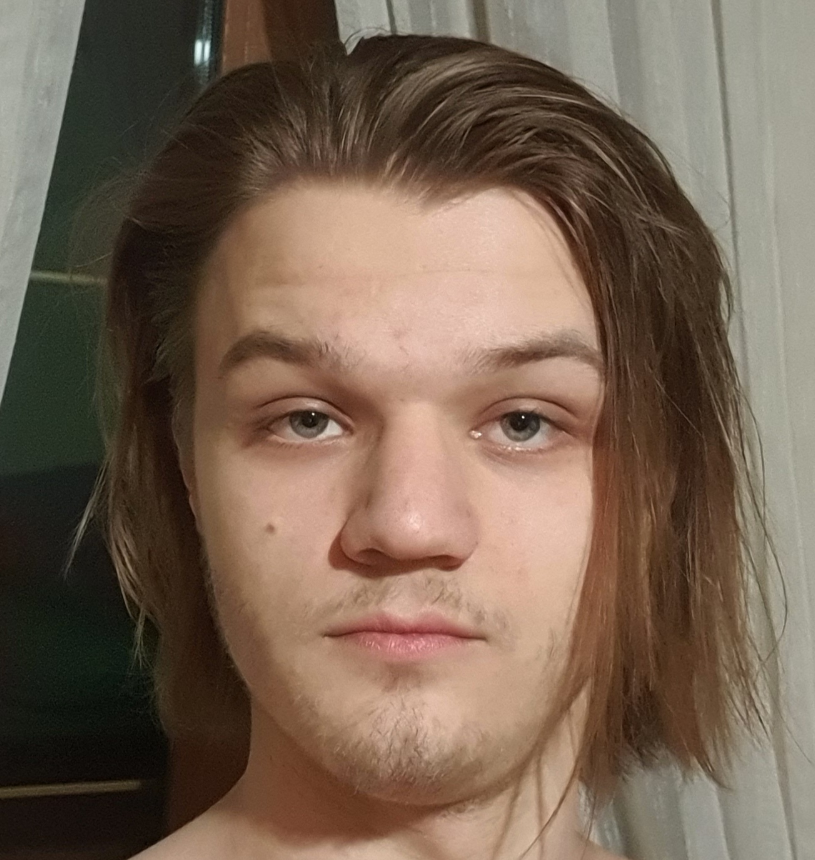
#> input picture holovetskiy.png, 815 x 860 px
$ python LR_8_task_5.py
#> lines starting #> are read from the running program, lines starting #| are printed output that depends on the picture
import cv2 as cv
import matplotlib
matplotlib.use('TkAgg')
from matplotlib import pyplot as plt

img = cv.imread('holovetskiy.png', 0)
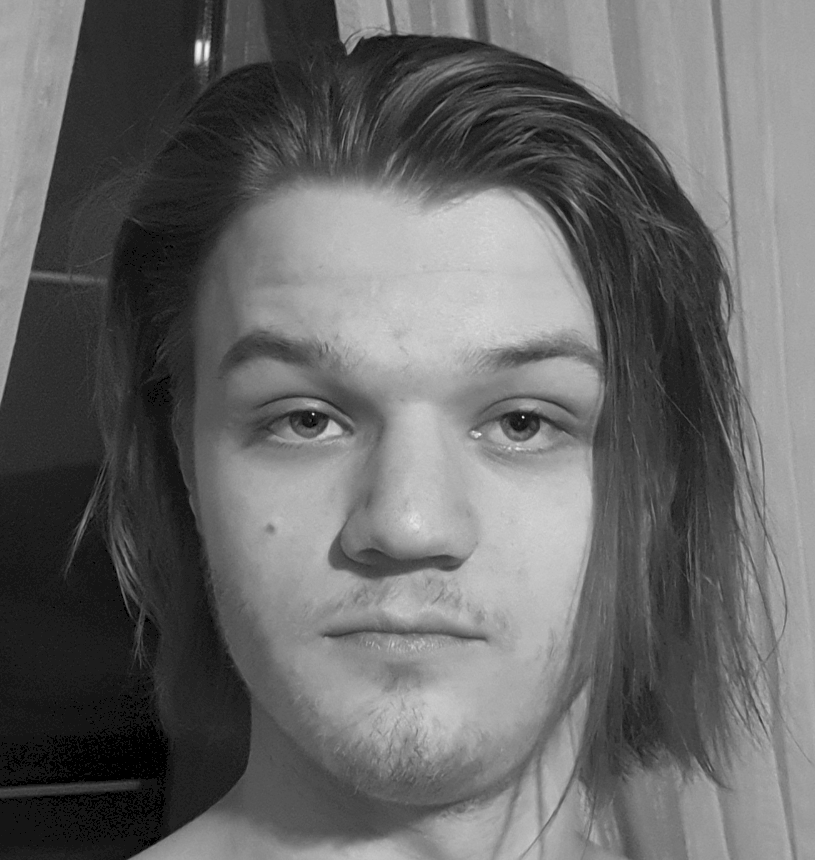
#> img: shape (860, 815); min 0, max 245, mean 103.6
img2 = img.copy()
template = cv.imread('holovetskiy_face.png', 0)
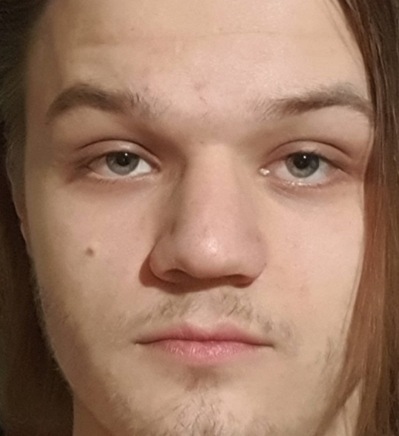
#> input picture holovetskiy_face.png, 399 x 436 px
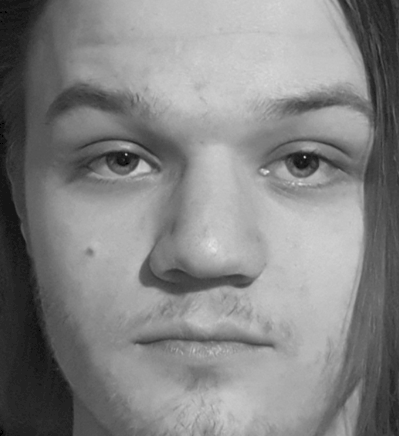
#> template: shape (436, 399); min 0, max 235, mean 132.1
w, h = template.shape[::-1]
#> w = 399; h = 436
# All the 6 methods for comparison in a list
methods = ['cv.TM_CCOEFF', 'cv.TM_CCOEFF_NORMED', 'cv.TM_CCORR',
           'cv.TM_CCORR_NORMED', 'cv.TM_SQDIFF', 'cv.TM_SQDIFF_NORMED']

for meth in methods:
    img = img2.copy()
    method = eval(meth)
    # Apply template Matching
    res = cv.matchTemplate(img, template, method)
    min_val, max_val, min_loc, max_loc = cv.minMaxLoc(res)
    # If the method is TM_SQDIFF or TM_SQDIFF_NORMED, take minimum
    if method in [cv.TM_SQDIFF, cv.TM_SQDIFF_NORMED]:
        top_left = min_loc
    else:
        top_left = max_loc
    bottom_right = (top_left[0] + w, top_left[1] + h)
    cv.rectangle(img, top_left, bottom_right, 15, 2)
    plt.subplot(121), plt.imshow(res, cmap='gray')
    plt.title('Matching Result'), plt.xticks([]), plt.yticks([])
    plt.subplot(122), plt.imshow(img, cmap='gray')
    plt.title('Detected Point'), plt.xticks([]), plt.yticks([])
    plt.suptitle(meth)
    plt.show()
#> this loop made 6 passes
#> (min_val, max_val, min_loc, top_left, bottom_right) on passes 1 to 4: (-302366976, 299413440, (408, 179), (165, 259), (564, 695)), (-0.587, 0.73, (410, 180), (207, 258), (606, 694)), (1.78e+09, 3.67e+09, (0, 392), (207, 222), (606, 658)), (0.747, 0.968, (0, 0), (207, 258), (606, 694))
#> (min_val, max_val, max_loc, top_left, bottom_right) on passes 5 to 6: (264629504, 1.64e+09, (403, 164), (206, 259), (605, 695)), (0.07, 0.634, (0, 0), (207, 259), (606, 695))
#> pass 1, `res = cv.matchTemplate(img, template, method)`:
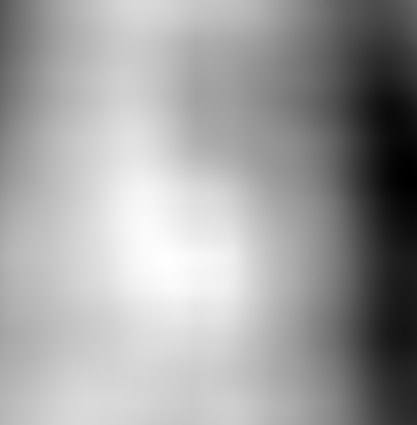
#> res: shape (425, 417) float32; min -302366976, max 299413440, mean 75227296; drawn with min black and max white
#> pass 1, `plt.show()`:
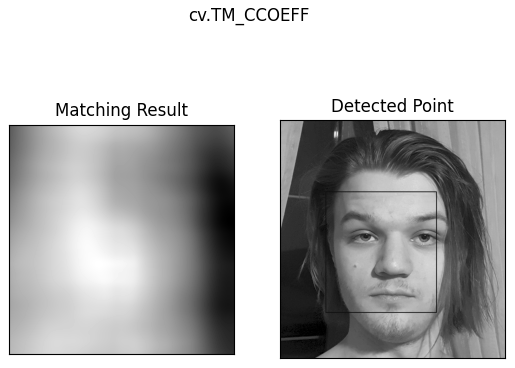
#> figure drawn by matplotlib, 2 panels
#> pass 3, `res = cv.matchTemplate(img, template, method)`:
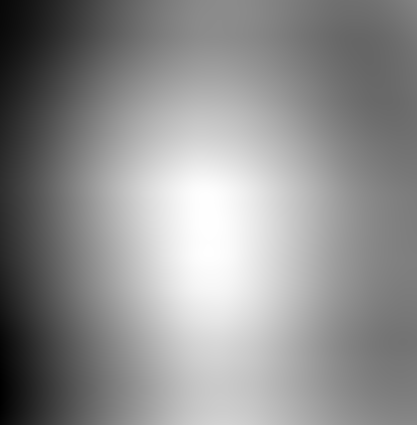
#> res: shape (425, 417) float32; min 1.78e+09, max 3.67e+09, mean 2.84e+09; drawn with min black and max white
#> after the loop:
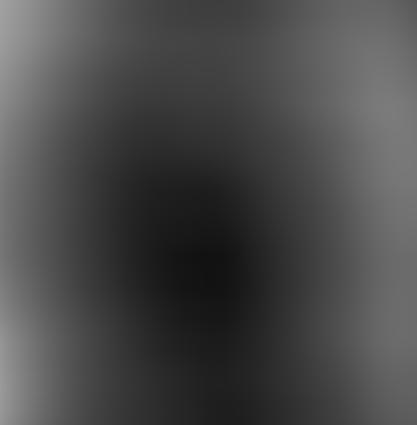
#> res: shape (425, 417) float32; min 0.07, max 0.634, mean 0.29
